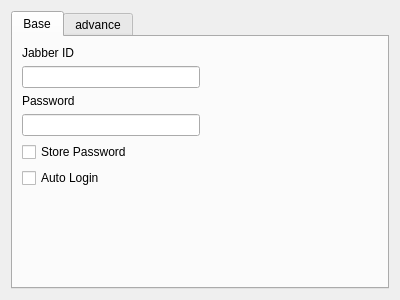
<?xml version="1.0" encoding="UTF-8"?>
<ui version="4.0">
 <class>PrefAccount</class>
 <widget class="QWidget" name="PrefAccount">
  <property name="geometry">
   <rect>
    <x>0</x>
    <y>0</y>
    <width>400</width>
    <height>300</height>
   </rect>
  </property>
  <property name="sizePolicy">
   <sizepolicy hsizetype="Expanding" vsizetype="Expanding">
    <horstretch>0</horstretch>
    <verstretch>0</verstretch>
   </sizepolicy>
  </property>
  <property name="minimumSize">
   <size>
    <width>400</width>
    <height>300</height>
   </size>
  </property>
  <property name="windowTitle">
   <string>Form</string>
  </property>
  <layout class="QVBoxLayout" name="verticalLayout">
   <item>
    <widget class="QTabWidget" name="tabWidget">
     <property name="currentIndex">
      <number>0</number>
     </property>
     <widget class="QWidget" name="baseTab">
      <attribute name="title">
       <string>Base</string>
      </attribute>
      <layout class="QVBoxLayout" name="verticalLayout_2">
       <item>
        <layout class="QHBoxLayout" name="horizontalLayout">
         <item>
          <layout class="QGridLayout" name="gridLayout">
           <item row="0" column="0">
            <widget class="QLabel" name="jidLabel">
             <property name="text">
              <string>Jabber ID</string>
             </property>
            </widget>
           </item>
           <item row="1" column="0">
            <widget class="QLineEdit" name="jidLineEdit"/>
           </item>
           <item row="2" column="0">
            <widget class="QLabel" name="passwordLabel">
             <property name="text">
              <string>Password</string>
             </property>
            </widget>
           </item>
           <item row="3" column="0">
            <widget class="QLineEdit" name="passwordLineEdit">
             <property name="echoMode">
              <enum>QLineEdit::Password</enum>
             </property>
            </widget>
           </item>
           <item row="4" column="0">
            <widget class="QCheckBox" name="storePasswordCheckBox">
             <property name="text">
              <string>Store Password</string>
             </property>
            </widget>
           </item>
           <item row="5" column="0">
            <widget class="QCheckBox" name="autoLoginCheckBox">
             <property name="text">
              <string>Auto Login</string>
             </property>
            </widget>
           </item>
          </layout>
         </item>
         <item>
          <spacer name="horizontalSpacer">
           <property name="orientation">
            <enum>Qt::Horizontal</enum>
           </property>
           <property name="sizeHint" stdset="0">
            <size>
             <width>40</width>
             <height>20</height>
            </size>
           </property>
          </spacer>
         </item>
        </layout>
       </item>
       <item>
        <spacer name="verticalSpacer">
         <property name="orientation">
          <enum>Qt::Vertical</enum>
         </property>
         <property name="sizeHint" stdset="0">
          <size>
           <width>20</width>
           <height>82</height>
          </size>
         </property>
        </spacer>
       </item>
      </layout>
     </widget>
     <widget class="QWidget" name="advanceTab">
      <attribute name="title">
       <string>advance</string>
      </attribute>
      <layout class="QVBoxLayout" name="verticalLayout_3">
       <item>
        <layout class="QHBoxLayout" name="horizontalLayout_2">
         <item>
          <layout class="QGridLayout" name="gridLayout_2">
           <item row="0" column="0" colspan="2">
            <widget class="QCheckBox" name="advanceCheckBox">
             <property name="text">
              <string>Edit Advance Setting</string>
             </property>
            </widget>
           </item>
           <item row="1" column="0">
            <widget class="QLabel" name="hostLabel">
             <property name="text">
              <string>Host</string>
             </property>
            </widget>
           </item>
           <item row="2" column="0" colspan="2">
            <widget class="QLineEdit" name="hostLineEdit">
             <property name="enabled">
              <bool>false</bool>
             </property>
            </widget>
           </item>
           <item row="3" column="0">
            <widget class="QLabel" name="portLlabel">
             <property name="text">
              <string>Port</string>
             </property>
            </widget>
           </item>
           <item row="4" column="0">
            <widget class="QSpinBox" name="portSpinBox">
             <property name="enabled">
              <bool>false</bool>
             </property>
             <property name="sizePolicy">
              <sizepolicy hsizetype="Minimum" vsizetype="Fixed">
               <horstretch>0</horstretch>
               <verstretch>0</verstretch>
              </sizepolicy>
             </property>
             <property name="maximum">
              <number>9999</number>
             </property>
            </widget>
           </item>
           <item row="4" column="1">
            <spacer name="horizontalSpacer_2">
             <property name="orientation">
              <enum>Qt::Horizontal</enum>
             </property>
             <property name="sizeHint" stdset="0">
              <size>
               <width>40</width>
               <height>20</height>
              </size>
             </property>
            </spacer>
           </item>
          </layout>
         </item>
         <item>
          <spacer name="horizontalSpacer_3">
           <property name="orientation">
            <enum>Qt::Horizontal</enum>
           </property>
           <property name="sizeHint" stdset="0">
            <size>
             <width>40</width>
             <height>20</height>
            </size>
           </property>
          </spacer>
         </item>
        </layout>
       </item>
       <item>
        <spacer name="verticalSpacer_2">
         <property name="orientation">
          <enum>Qt::Vertical</enum>
         </property>
         <property name="sizeHint" stdset="0">
          <size>
           <width>20</width>
           <height>109</height>
          </size>
         </property>
        </spacer>
       </item>
      </layout>
     </widget>
    </widget>
   </item>
  </layout>
 </widget>
 <resources/>
 <connections>
  <connection>
   <sender>advanceCheckBox</sender>
   <signal>toggled(bool)</signal>
   <receiver>hostLineEdit</receiver>
   <slot>setEnabled(bool)</slot>
   <hints>
    <hint type="sourcelabel">
     <x>103</x>
     <y>53</y>
    </hint>
    <hint type="destinationlabel">
     <x>100</x>
     <y>95</y>
    </hint>
   </hints>
  </connection>
  <connection>
   <sender>advanceCheckBox</sender>
   <signal>toggled(bool)</signal>
   <receiver>portSpinBox</receiver>
   <slot>setEnabled(bool)</slot>
   <hints>
    <hint type="sourcelabel">
     <x>129</x>
     <y>54</y>
    </hint>
    <hint type="destinationlabel">
     <x>61</x>
     <y>149</y>
    </hint>
   </hints>
  </connection>
 </connections>
</ui>
